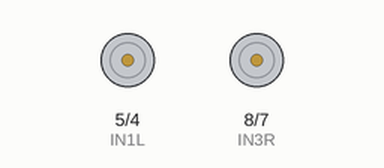
Simulated run of this sketch. Board: Arduino Mega 2560, built with avr-gcc and run on an emulated ATmega2560. Parts: motor-driver pin pairs drawn as motors (green arrow = first pin HIGH = forward, orange = second pin HIGH = backward, longer = more drive, scaled by the enable pin).

Above: at 0.1 s.
At 3.1 s:
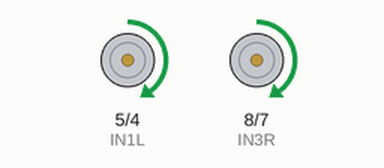
Timing chart, 0 to 4.6 s (numbered marks = the images above):
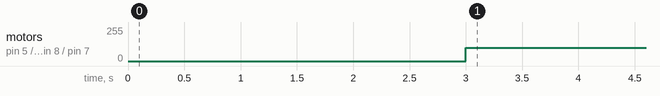

The sketch:

pwm_255_for_power_issues.ino
```cpp
#include <Arduino.h> // Standard Arduino library

// --- Bluetooth Module Pins (HC-05 using Hardware Serial1 on Mega) ---
// On Arduino Mega:
// RX1 (Pin 19) will receive data from HC-05 TX
// TX1 (Pin 18) will send data to HC-05 RX (via voltage divider)
// Ensure your HC-05's baud rate is set to 9600 (default) or match it here.

// --- Motor Driver Pins (L298N) ---
// Left Motor pins
const int ENAL = 10;  // PWM pin for Left Motor speed (Connect to L298N ENB)
const int IN1L = 5;  // Left Motor Direction Pin 1 (Connect to L298N IN3)
const int IN2L = 4;  // Left Motor Direction Pin 2 (Connect to L298N IN4)

// Right Motor pins
const int ENAR = 9; // PWM pin for Right Motor speed (Connect to L298N ENA)
const int IN3R = 8;  // Right Motor Direction Pin 1 (Connect to L298N IN1)
const int IN4R = 7;  // Right Motor Direction Pin 2 (Connect to L298N IN2)

void setup() {
    // Motor Driver Pin Setup for LEFT Motor
  pinMode(ENAL, OUTPUT);
  pinMode(IN1L, OUTPUT);
  pinMode(IN2L, OUTPUT);

  // Motor Driver Pin Setup for RIGHT Motor
  pinMode(ENAR, OUTPUT);
  pinMode(IN3R, OUTPUT);
  pinMode(IN4R, OUTPUT);

  digitalWrite(IN1L, LOW); digitalWrite(IN2L, LOW); analogWrite(ENAL, 0);
  digitalWrite(IN3R, LOW); digitalWrite(IN4R, LOW); analogWrite(ENAR, 0);
  delay(3000);
}

void loop() {
  digitalWrite(IN1L, HIGH); digitalWrite(IN2L, LOW); analogWrite(ENAL, 100);
  digitalWrite(IN3R, HIGH); digitalWrite(IN4R, LOW); analogWrite(ENAR, 100);

}
```

Measured:
- by itself, motor on pin 5 (IN1L) / pin 4 (IN2L), motor on pin 8 (IN3R) / pin 7 (IN4R): stopped → forward 100/255 at 3.0 s
